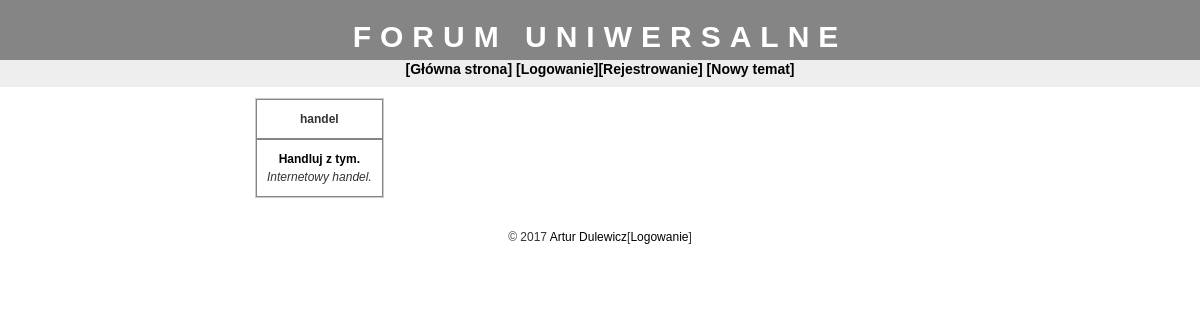
Before: / with the older database file.
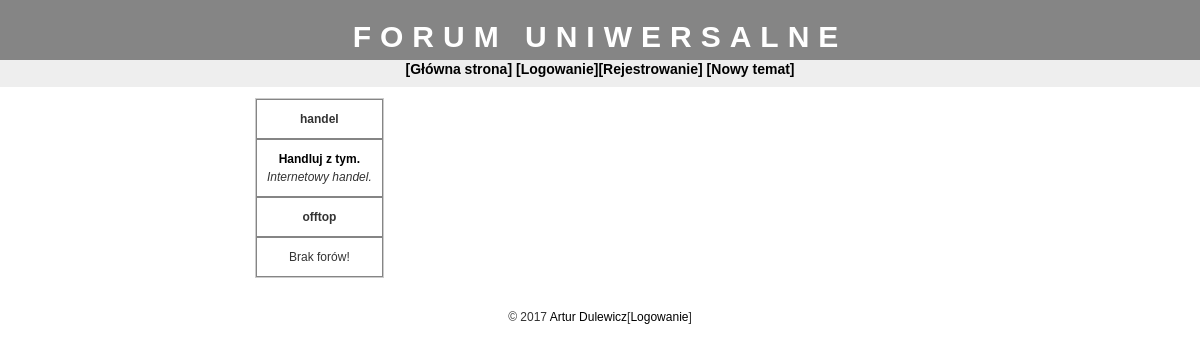
After: the same page with the newer database file.
### tables this page shows
CREATE TABLE `kategorie` (
  `id` tinyint(4) NOT NULL AUTO_INCREMENT,
  `nazwa` varchar(50) NOT NULL,
  PRIMARY KEY (`id`)
);

CREATE TABLE `fora` (
  `id` tinyint(4) NOT NULL AUTO_INCREMENT,
  `id_kat` tinyint(4) NOT NULL,
  `nazwa` varchar(30) NOT NULL,
  `opis` varchar(255) NOT NULL,
  PRIMARY KEY (`id`)
);

### konfiguracja.php (called while the page is built, shortened)
<?php
$config_forumsname = "Forum Uniwersalne";
$config_admin = "Artur Dulewicz";
$config_adminemail = "artur DOT dulewicz AT gmail DOT com";
?>

### index.php (the view, shortened to what this page needs)
<?php
require("naglowek.php");
$catsql = "SELECT * FROM kategorie;";
$catresult = mysql_query($catsql);
echo "<table cellspacing=0>";
while($catrow = mysql_fetch_assoc($catresult)){
	echo"<tr class='head'><td colspan=2>";
	echo "<strong>" . $catrow['nazwa'] . "</strong></td>";
	echo "<tr>";
	$forumsql = "SELECT * FROM fora WHERE id_kat = " . $catrow['id'] . ";";
	$forumresult = mysql_query($forumsql);
	$forumnumrows = mysql_num_rows($forumresult);
	if($forumnumrows == 0){
		echo "<tr><td>Brak forów!</td></tr>";
	}
	else{
		while($forumrow = mysql_fetch_assoc($forumresult)){
			echo"<tr>";
			echo"<td>";
			echo "<strong><a href='wyswietlanie_forum.php?id=" . $forumrow['id'] . "'>" . $forumrow['nazwa'] . "</a></strong>";
			echo "<br/><i>" . $forumrow['opis'] . "</i>";
			echo "</td>";
			echo "</tr>";
		}
	}
}
echo "</table>";
require("stopka.php");
?>

### naglowek.php (shortened to what this page needs)
<?php
	require("konfiguracja.php");
?>
<!DOCTYPE HTML>
<html>
	<head>
		<link rel="stylesheet" href="arkusz_stylow.css" type="text/css" />
	</head>
	<tresc>
	<div id="header">
	<h1><?php echo $config_forumsname; ?></h1>
	<div id="menu">
	[<a href="index.php">Główna strona</a>]
<?php
	if(isset($_SESSION['USERNAME'])==TRUE){
		echo "[<a href='wylogowywanie.php'>Wylogowanie</a>]";
	}
	else {
		echo "[<a href='logowanie.php'>Logowanie</a>]";
		echo "[<a href='rejestrowanie.php'>Rejestrowanie</a>]";
	}
?>
[<a href="nowy_temat.php">Nowy temat</a>]
	</div></div>
<div id="main">

### stopka.php
</div>
<div id="footer">
&copy; 2017 <?php echo "<a href='mailto:" . $config_adminemail . "'>" .$config_admin . "</a>";
if(isset($_SESSION['ADMIN']) == TRUE){
	echo "[<a href='wylogowywanie_administratora.php'>Wylogowanie</a>]";
}
else {
	echo "[<a href='administrator.php'>Logowanie</a>]";
}
?>
</div>
</tresc>
</html>

### arkusz_stylow.css (style rules this page uses)
#header { postion: absolute; top: 0px; left: 0px; height: 60px; width: 100%; background: #858585; padding-top: 8px; }
#header h1 { font-size: 30px; text-transform: uppercase; letter-spacing: 0.3em; color: #fff; }
#menu { font-family: "trebuchet ms", verdana, sans-serif; font-size: 14px; font-weight: bold; position: absolute; height: 27px; top: 60px; left: 0px; width: 100%; padding: 0px; color: #000000; background-color: #eee; }
a:link { text-decoration: none; color: #000; }
#main { margin: 15px 15px 15px 240px; padding: 15px 15px 15px 15px; background: #FFFFFF; }
table { border: thin solid #cccccc; background: #ffffff; }
td { border: thin solid #858585; padding: 10px; }

Changed rows visible on the page:
added kategorie: nazwa "offtop", shows "Brak forów!"
